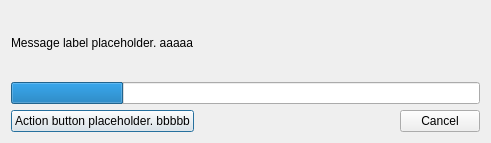
<?xml version="1.0" encoding="UTF-8"?>
<ui version="4.0">
 <class>MSALoginDialog</class>
 <widget class="QDialog" name="MSALoginDialog">
  <property name="geometry">
   <rect>
    <x>0</x>
    <y>0</y>
    <width>491</width>
    <height>143</height>
   </rect>
  </property>
  <property name="sizePolicy">
   <sizepolicy hsizetype="Fixed" vsizetype="Fixed">
    <horstretch>0</horstretch>
    <verstretch>0</verstretch>
   </sizepolicy>
  </property>
  <property name="windowTitle">
   <string>Add Microsoft Account</string>
  </property>
  <layout class="QVBoxLayout" name="verticalLayout">
   <item>
    <widget class="QLabel" name="label">
     <property name="text">
      <string notr="true">Message label placeholder.

aaaaa</string>
     </property>
     <property name="textFormat">
      <enum>Qt::RichText</enum>
     </property>
     <property name="openExternalLinks">
      <bool>true</bool>
     </property>
     <property name="textInteractionFlags">
      <set>Qt::LinksAccessibleByKeyboard|Qt::LinksAccessibleByMouse|Qt::TextBrowserInteraction|Qt::TextSelectableByKeyboard|Qt::TextSelectableByMouse</set>
     </property>
    </widget>
   </item>
   <item>
    <widget class="QProgressBar" name="progressBar">
     <property name="value">
      <number>24</number>
     </property>
     <property name="textVisible">
      <bool>false</bool>
     </property>
    </widget>
   </item>
   <item>
    <layout class="QHBoxLayout" name="horizontalLayout">
     <item>
      <widget class="QPushButton" name="actionButton">
       <property name="text">
        <string>Action button placeholder. bbbbb</string>
       </property>
      </widget>
     </item>
     <item>
      <widget class="QDialogButtonBox" name="buttonBox">
       <property name="orientation">
        <enum>Qt::Horizontal</enum>
       </property>
       <property name="standardButtons">
        <set>QDialogButtonBox::Cancel</set>
       </property>
      </widget>
     </item>
    </layout>
   </item>
  </layout>
 </widget>
 <resources/>
 <connections/>
</ui>
